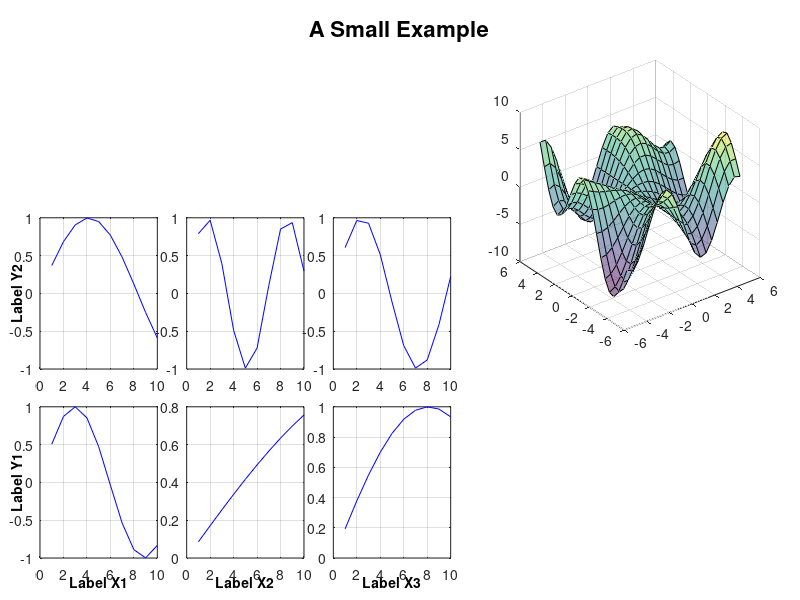

The MATLAB source for this figure: (Note: this script raises an error after producing the figure.)
clear; clc; close all;

figure( 'Units', 'normalized', 'Position', [0.2, 0.2, 0.6, 0.6], ...
        'Color', 'white' ) ;
    % - Bg axes and main title.
    bgAxes = axes( 'Position', [0, 0, 1, 1], 'XColor', 'none', 'YColor', 'none', ...
        'XLim', [0, 1], 'YLim', [0, 1] ) ;
    text( 0.5, 0.95, 'A Small Example', 'FontSize', 16, ...
        'HorizontalAlignment', 'center', 'FontWeight', 'bold' ) ;
    % - Positions.
    x = linspace( 0.05, 0.6, 4 ) ;
    w = 0.8 * diff( x(1:2) ) ;
    y = linspace( 0.07, 0.7, 3 ) ;
    h = 0.8 * diff( y(1:2) ) ;
    % - Headers for array still in bgAxes.
    for colId = 1 : numel( x )-1
        text( x(colId)+w/2, 0.03, sprintf( 'Label X%d', colId ), ...
            'HorizontalAlignment', 'center', 'FontWeight', 'bold' ) ;
    end
    for rowId = 1 : numel( y )-1
        text( 0.02, y(rowId)+h/2, sprintf( 'Label Y%d', rowId ), ...
            'HorizontalAlignment', 'center', 'Rotation', 90, 'FontWeight', 'bold' ) ;
    end
    % - Array of plots.
    for colId = 1 : numel( x )-1
        for rowId = 1 : numel( y )-1
            axes( 'Position', [x(colId), y(rowId), w, h] ) ;
            plot( sin( rand(1) * (1:10)), 'b' ) ;
            grid( 'on' ) ;
        end
    end
    % - Surface.
    axes( 'Position', [0.65, 0.45, 0.3, 0.45] ) ;
    [X, Y] = meshgrid( -5: .5 : 5 ) ;
    Z = Y.*sin(X) - X.*cos(Y) ;
    s = surf(X,Y,Z,'FaceAlpha',0.5) ;
    s.EdgeColor = 'none';
    % - Time series
    axes( 'Position', [0.05, 0.72, 0.515, 0.15] ) ;
    x = linspace( 0, 10, 100 ) ;
    plot( rand(size(x)) +  3 * sin(x) .* exp(-x/5), 'r' ) ;
    xlabel( 't [s]' ) ;
    ylabel( 'A [V]' ) ;
    grid( 'on' ) ;
    % - Barchart.
    axes( 'Position', [0.65, 0.05, 0.3, 0.3] ) ;
    histogram( randn(1000, 1) ) ;
    set( gca, 'Box', 'off' ) ;